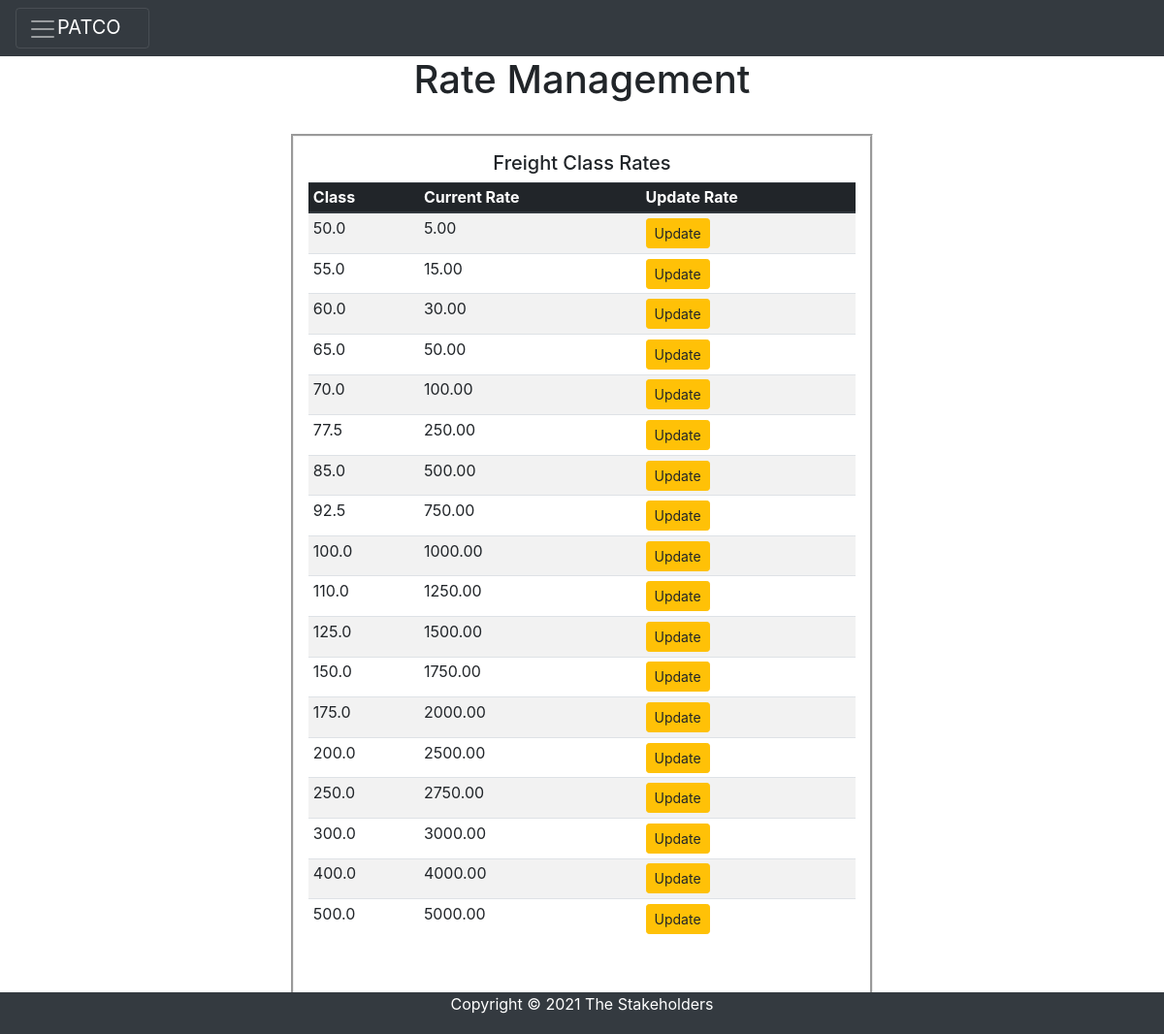
The page /rates/class.php on the database its author committed.
### tables this page shows
CREATE TABLE `classrate` (
  `class_code` decimal(5,1) NOT NULL,
  `gdensity` decimal(6,1) NOT NULL,
  `ldensity` decimal(6,1) NOT NULL,
  `rate` decimal(10,2) NOT NULL
);

### rates/class.php (the view, shortened to what this page needs)
<?php
include("rateheader2.php");
$query="SELECT * FROM classrate";
$result=mysqli_query($con,$query);
?>
<center><h1>Rate Management</h1></center>
    <br>
    <div class="containerrates">
        <form method="post" action="updateclassform.php">
            <center><h5>Freight Class Rates</h5>
            <table class="table table-sm table-striped"  style="border-collapse: collapse">
                <thead class="thead-dark">
                <tr>
                    <th scope="col">Class</th>
                    <th scope="col">Current Rate</th>
                    <th scope="col">Update Rate</th>
                </tr>
                </thead>
                <?php
                while($row=mysqli_fetch_assoc($result)) {
                ?>
                <tr>
                    <td><?php echo $row['class_code']; ?></td>
                    <td><?php echo $row['rate']; ?></td>
                    <td><button type="submit" class="btn btn-warning btn-sm" name="class_code" value="<?php echo $row['class_code']; ?>">Update</button></td>
                </tr>
                <?php
                }
                ?>
            </table>
            <br>
            </center>
        </form>
    </div>
<?php
include("footer.php");
?>

### styles.css (style rules this page uses)
.containerrates { max-width: 50%; padding-top:40px; padding: 15px; margin: 0 auto; border-style: groove; }

### rates/class.php (style rules this page uses)
table { border-spacing: 10px; border-collapse: separate; }

### rows shown on the page
classrate: class_code "50.0", rate "5.00"
classrate: class_code "55.0", rate "15.00"
classrate: class_code "60.0", rate "30.00"
classrate: class_code "65.0", rate "50.00"
classrate: class_code "70.0", rate "100.00"
classrate: class_code "77.5", rate "250.00"
classrate: class_code "85.0", rate "500.00"
classrate: class_code "92.5", rate "750.00"
classrate: class_code "100.0", rate "1000.00"
classrate: class_code "110.0", rate "1250.00"
classrate: class_code "125.0", rate "1500.00"
classrate: class_code "150.0", rate "1750.00"
classrate: class_code "175.0", rate "2000.00"
classrate: class_code "200.0", rate "2500.00"
classrate: class_code "250.0", rate "2750.00"
classrate: class_code "300.0", rate "3000.00"
classrate: class_code "400.0", rate "4000.00"
classrate: class_code "500.0", rate "5000.00"
